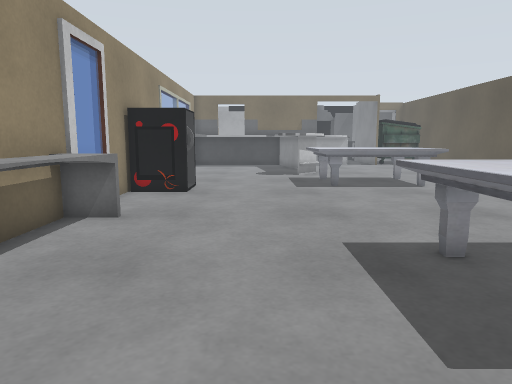
View 1 (above)

21 first-person views from a walk through a world built for the Gazebo simulator. The camera is 0.94 m above the floor, tilts 8° down and sees 70° across. Floor lines are 1 m apart. The floor is counted in squares, 0.5 m on a side. Each view is taken from the middle of a square. On the plan, view 1 faces up. The plan holds only what a view shows up to about 18 squares ahead; the rest is blank. The place goes on beyond the plan.

View 2
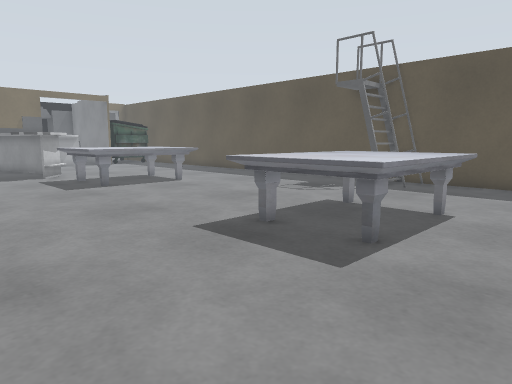

View 3
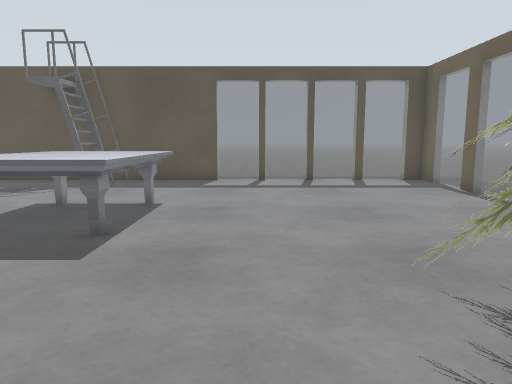

View 4
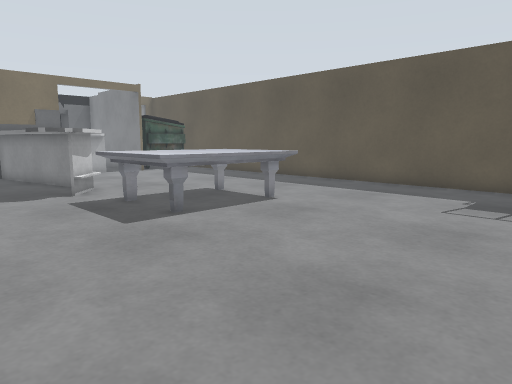

View 5
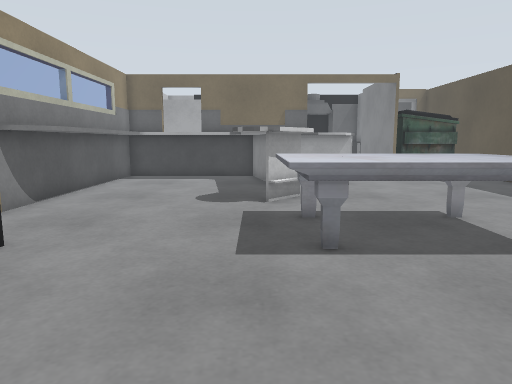

View 6
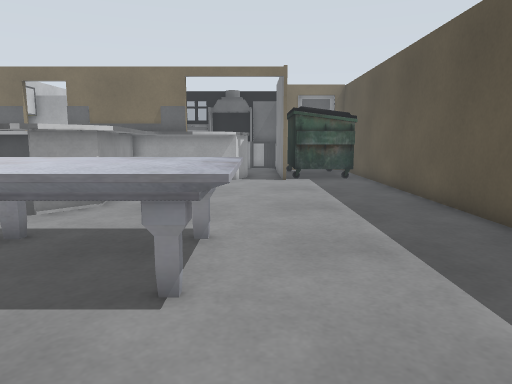

View 7
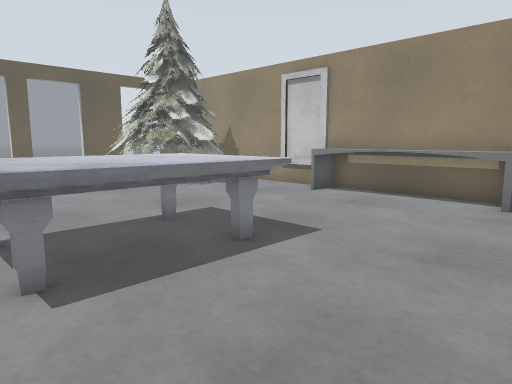

View 8
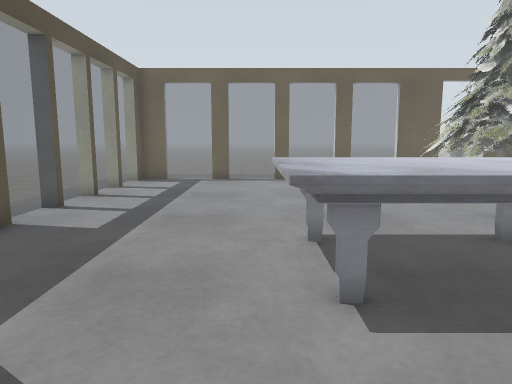

View 9
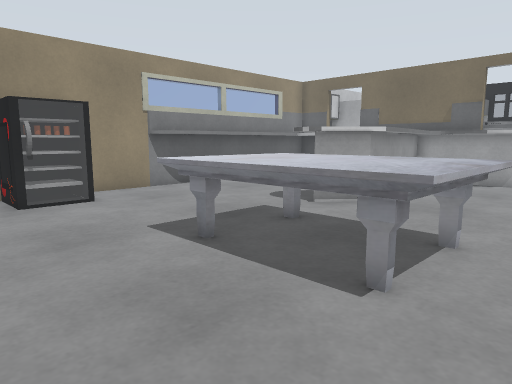

View 10
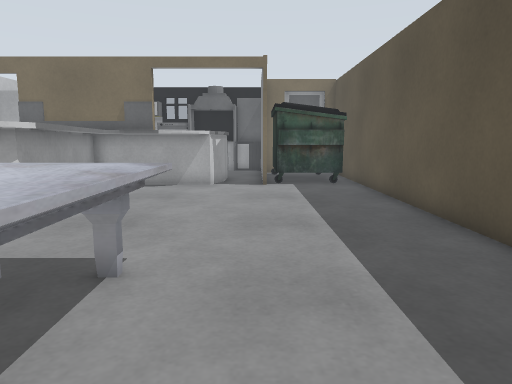

View 11
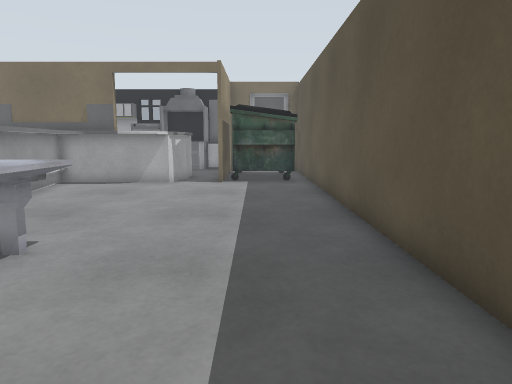

View 12
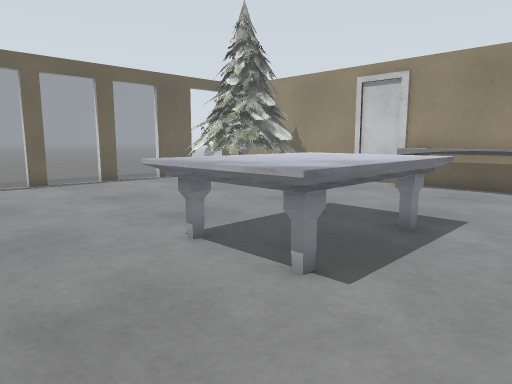

View 13
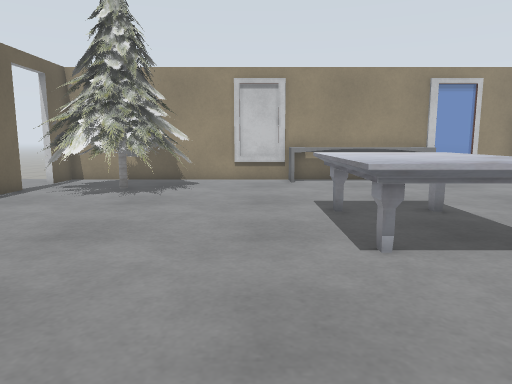

View 14
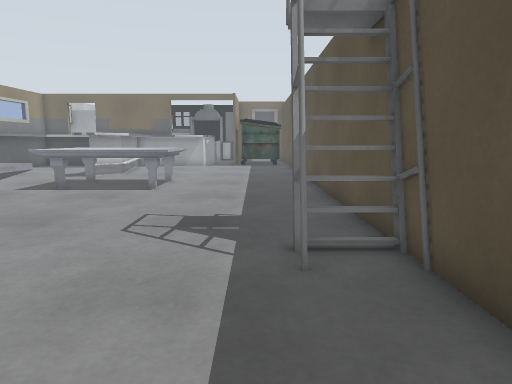

View 15
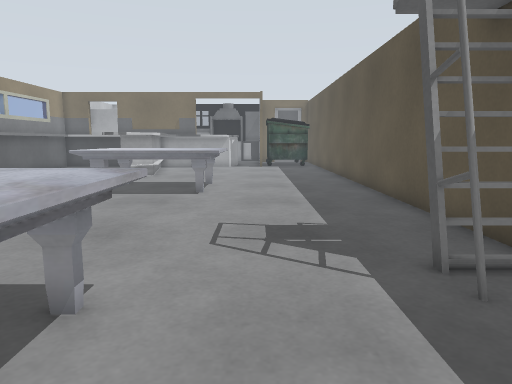

View 16
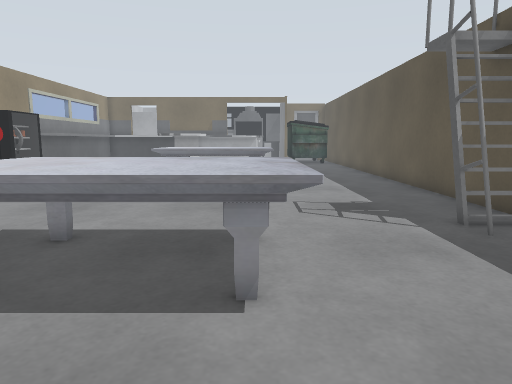

View 17
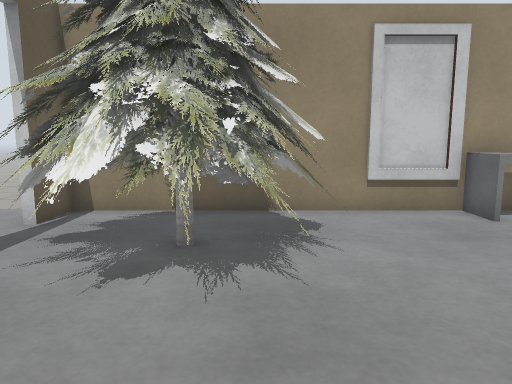

View 18
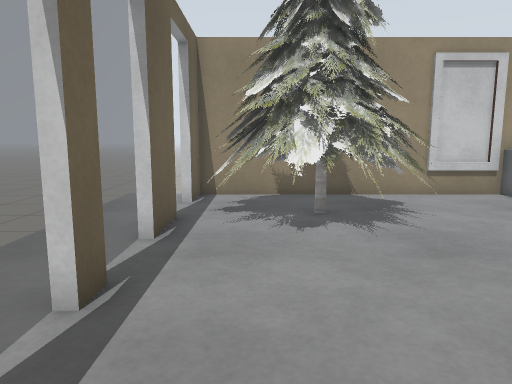

View 19
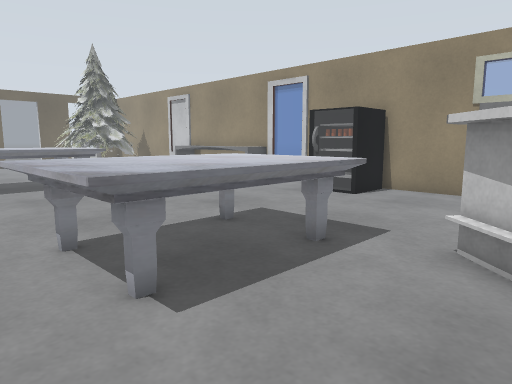

View 20
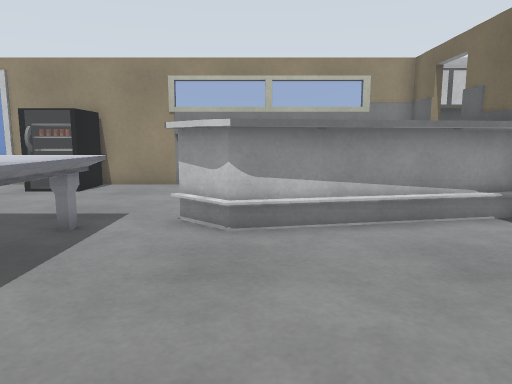

View 21
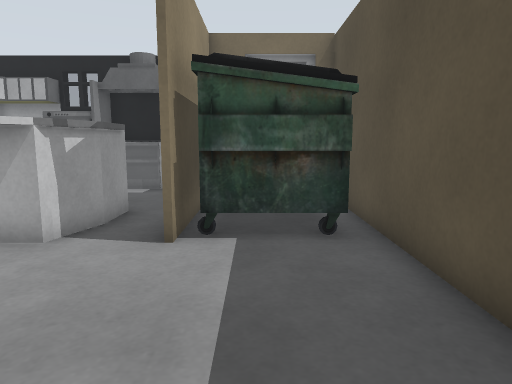

### Floor plan
Key: @ floor where view 1 was taken; # wall or solid block; . floor; = window, fence, low wall or low ledge; T marble table; L ladder; P pine tree; U dumpster.
Columns run from 5 left of view 1 to 14 right of it. Each row starts with its distance up from view 1.
 32               #    #
 31 #            ##U   #
 30 #           ###U   #
 29 #          ##.#UUUU#
 28 ##      #####......#
 27 ####### #..........#
 26 ##.... ##..........#
 25 ##.... ###.........#
 24 ##.....###.........#
 23 ##..... ##.........#
 22 ##..... ##.........#
 21 ##.....###.........#
 20 ##.....##..........#
 19 ##......TTTTT......#
 18 #.......TTTTTT.....#
 17 #.......TTTTTT.....#
 16 #.......TTTTTT.....#
 15 ##=.....TTTTTT.....#
 14 ###................#
 13 ###................#
 12 #..................#
 11 =..................#
 10 =..................#
  9 #==................#
  8 ##=..............LL#
  7 ##=..............LL#
  6 ##=....TTTTTTT...L.#
  5 ##=....TTTTTTT.....#
  4 ##=....TTTTTTT.....#
  3 #==....TTTTTTT.....#
  2 #..................#
  1 #..................=
  0 #....@.............=
 -1 #..   .............=
 -2 # PPPP.............=
 -3 #PPPPPP............=
 -4 #PPPPPP ...........=
 -5 # PPPPP............#
 -6 #PPPPPP............=
 -7 #. PPP.............=
 -8 ###.###==#==#==#==##

Positions as (right, up) in squares from view 1, and headings:
1: (0, 0), facing up
2: (-3, 0), facing up-right
3: (-4, 0), facing right
4: (-2, 7), facing up-right
5: (2, 9), facing up
6: (8, 11), facing up
7: (8, 11), facing down-left
8: (8, 10), facing down
9: (9, 11), facing up-left
10: (9, 13), facing up
11: (11, 12), facing up
12: (11, 9), facing down-left
13: (13, 1), facing left
14: (11, 1), facing up
15: (9, 2), facing up
16: (7, -1), facing up
17: (5, -3), facing left
18: (8, -6), facing left
19: (9, 22), facing down-left
20: (11, 22), facing left
21: (11, 22), facing up
